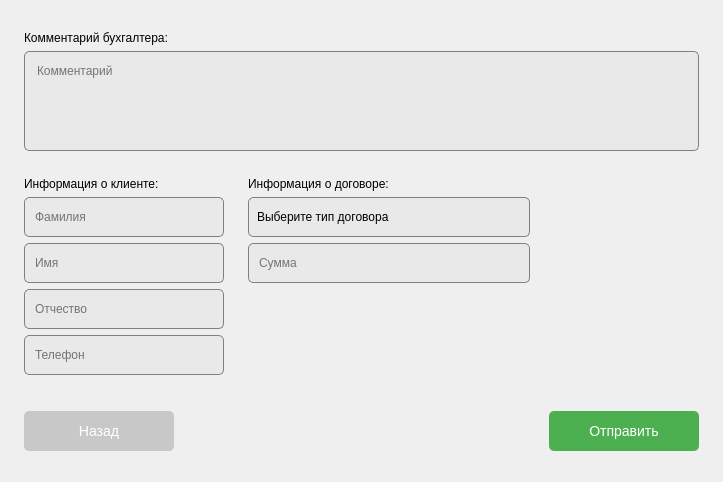
<?xml version="1.0" encoding="UTF-8"?>
<ui version="4.0">
 <class>RenegotiateContractWindow</class>
 <widget class="QWidget" name="RenegotiateContractWindow">
  <property name="geometry">
   <rect>
    <x>0</x>
    <y>0</y>
    <width>723</width>
    <height>478</height>
   </rect>
  </property>
  <property name="windowTitle">
   <string>Form</string>
  </property>
  <layout class="QHBoxLayout" name="horizontalLayout">
   <item>
    <layout class="QGridLayout" name="gridLayout">
     <item row="9" column="1">
      <spacer name="verticalSpacer">
       <property name="orientation">
        <enum>Qt::Vertical</enum>
       </property>
       <property name="sizeType">
        <enum>QSizePolicy::Minimum</enum>
       </property>
       <property name="sizeHint" stdset="0">
        <size>
         <width>20</width>
         <height>30</height>
        </size>
       </property>
      </spacer>
     </item>
     <item row="5" column="1">
      <widget class="QLineEdit" name="LastName">
       <property name="sizePolicy">
        <sizepolicy hsizetype="MinimumExpanding" vsizetype="Minimum">
         <horstretch>0</horstretch>
         <verstretch>0</verstretch>
        </sizepolicy>
       </property>
       <property name="minimumSize">
        <size>
         <width>200</width>
         <height>40</height>
        </size>
       </property>
       <property name="styleSheet">
        <string notr="true">QLineEdit {
	font: 500 9pt &quot;Montserrat Medium&quot;;
   background: #e9e9e9;
	border-radius: 5px;
	padding: 8px;
	border: 1px solid gray;
}

QLineEdit:focus {
    border-color: #5fbaeb;
}
</string>
       </property>
       <property name="placeholderText">
        <string>Фамилия</string>
       </property>
      </widget>
     </item>
     <item row="4" column="1">
      <widget class="QLabel" name="label">
       <property name="styleSheet">
        <string notr="true">QLabel {
	font: 500 11pt &quot;Montserrat Medium&quot;;
}
</string>
       </property>
       <property name="text">
        <string>Информация о клиенте:</string>
       </property>
      </widget>
     </item>
     <item row="7" column="1">
      <widget class="QLineEdit" name="Patronymic">
       <property name="sizePolicy">
        <sizepolicy hsizetype="MinimumExpanding" vsizetype="Minimum">
         <horstretch>0</horstretch>
         <verstretch>0</verstretch>
        </sizepolicy>
       </property>
       <property name="minimumSize">
        <size>
         <width>0</width>
         <height>40</height>
        </size>
       </property>
       <property name="styleSheet">
        <string notr="true">QLineEdit {
	font: 500 9pt &quot;Montserrat Medium&quot;;
   background: #e9e9e9;
	border-radius: 5px;
	padding: 8px;
	border: 1px solid gray;
}

QLineEdit:focus {
    border-color: #5fbaeb;
}
</string>
       </property>
       <property name="placeholderText">
        <string>Отчество</string>
       </property>
      </widget>
     </item>
     <item row="3" column="3">
      <spacer name="verticalSpacer_4">
       <property name="orientation">
        <enum>Qt::Vertical</enum>
       </property>
       <property name="sizeType">
        <enum>QSizePolicy::Fixed</enum>
       </property>
       <property name="sizeHint" stdset="0">
        <size>
         <width>20</width>
         <height>20</height>
        </size>
       </property>
      </spacer>
     </item>
     <item row="11" column="3">
      <spacer name="verticalSpacer_3">
       <property name="orientation">
        <enum>Qt::Vertical</enum>
       </property>
       <property name="sizeType">
        <enum>QSizePolicy::MinimumExpanding</enum>
       </property>
       <property name="sizeHint" stdset="0">
        <size>
         <width>20</width>
         <height>20</height>
        </size>
       </property>
      </spacer>
     </item>
     <item row="2" column="0">
      <spacer name="horizontalSpacer_2">
       <property name="orientation">
        <enum>Qt::Horizontal</enum>
       </property>
       <property name="sizeHint" stdset="0">
        <size>
         <width>40</width>
         <height>20</height>
        </size>
       </property>
      </spacer>
     </item>
     <item row="8" column="1">
      <widget class="PhoneEdit" name="Phone">
       <property name="sizePolicy">
        <sizepolicy hsizetype="MinimumExpanding" vsizetype="Minimum">
         <horstretch>0</horstretch>
         <verstretch>0</verstretch>
        </sizepolicy>
       </property>
       <property name="minimumSize">
        <size>
         <width>0</width>
         <height>40</height>
        </size>
       </property>
       <property name="styleSheet">
        <string notr="true">QLineEdit {
	font: 500 9pt &quot;Montserrat Medium&quot;;
   background: #e9e9e9;
	border-radius: 5px;
	padding: 8px;
	border: 1px solid gray;
}

QLineEdit:focus {
    border-color: #5fbaeb;
}
</string>
       </property>
       <property name="maxLength">
        <number>18</number>
       </property>
       <property name="placeholderText">
        <string>Телефон</string>
       </property>
      </widget>
     </item>
     <item row="10" column="1">
      <layout class="QHBoxLayout" name="horizontalLayout_3">
       <item>
        <widget class="QPushButton" name="BackButton">
         <property name="sizePolicy">
          <sizepolicy hsizetype="Minimum" vsizetype="Minimum">
           <horstretch>0</horstretch>
           <verstretch>0</verstretch>
          </sizepolicy>
         </property>
         <property name="minimumSize">
          <size>
           <width>150</width>
           <height>40</height>
          </size>
         </property>
         <property name="styleSheet">
          <string notr="true">QPushButton {
	font: 500 14pt &quot;Montserrat Medium&quot;;
    background-color: #c8c8c8; 
    color: white; 
    border: none;
    font-size: 14px;
    border-radius: 5px; 
}
QPushButton:hover {
    background-color: #aeaeae;
}
QPushButton:pressed {
    background-color: #949494; 
}</string>
         </property>
         <property name="text">
          <string>Назад</string>
         </property>
        </widget>
       </item>
       <item>
        <spacer name="horizontalSpacer_5">
         <property name="orientation">
          <enum>Qt::Horizontal</enum>
         </property>
         <property name="sizeHint" stdset="0">
          <size>
           <width>40</width>
           <height>20</height>
          </size>
         </property>
        </spacer>
       </item>
      </layout>
     </item>
     <item row="4" column="3">
      <widget class="QLabel" name="label_2">
       <property name="styleSheet">
        <string notr="true">QLabel {
	font: 500 11pt &quot;Montserrat Medium&quot;;
}
</string>
       </property>
       <property name="text">
        <string>Информация о договоре:</string>
       </property>
      </widget>
     </item>
     <item row="6" column="1">
      <widget class="QLineEdit" name="FirstName">
       <property name="sizePolicy">
        <sizepolicy hsizetype="MinimumExpanding" vsizetype="Minimum">
         <horstretch>0</horstretch>
         <verstretch>0</verstretch>
        </sizepolicy>
       </property>
       <property name="minimumSize">
        <size>
         <width>0</width>
         <height>40</height>
        </size>
       </property>
       <property name="styleSheet">
        <string notr="true">QLineEdit {
	font: 500 9pt &quot;Montserrat Medium&quot;;
   background: #e9e9e9;
	border-radius: 5px;
	padding: 8px;
	border: 1px solid gray;
}

QLineEdit:focus {
    border-color: #5fbaeb;
}
</string>
       </property>
       <property name="placeholderText">
        <string>Имя</string>
       </property>
      </widget>
     </item>
     <item row="2" column="5">
      <spacer name="horizontalSpacer_3">
       <property name="orientation">
        <enum>Qt::Horizontal</enum>
       </property>
       <property name="sizeHint" stdset="0">
        <size>
         <width>40</width>
         <height>20</height>
        </size>
       </property>
      </spacer>
     </item>
     <item row="5" column="2">
      <spacer name="horizontalSpacer">
       <property name="orientation">
        <enum>Qt::Horizontal</enum>
       </property>
       <property name="sizeType">
        <enum>QSizePolicy::Preferred</enum>
       </property>
       <property name="sizeHint" stdset="0">
        <size>
         <width>40</width>
         <height>20</height>
        </size>
       </property>
      </spacer>
     </item>
     <item row="10" column="4">
      <layout class="QHBoxLayout" name="horizontalLayout_2">
       <item>
        <spacer name="horizontalSpacer_4">
         <property name="orientation">
          <enum>Qt::Horizontal</enum>
         </property>
         <property name="sizeHint" stdset="0">
          <size>
           <width>40</width>
           <height>20</height>
          </size>
         </property>
        </spacer>
       </item>
       <item>
        <widget class="QPushButton" name="SendButton">
         <property name="sizePolicy">
          <sizepolicy hsizetype="Minimum" vsizetype="Minimum">
           <horstretch>0</horstretch>
           <verstretch>0</verstretch>
          </sizepolicy>
         </property>
         <property name="minimumSize">
          <size>
           <width>150</width>
           <height>40</height>
          </size>
         </property>
         <property name="styleSheet">
          <string notr="true">QPushButton {
font: 500 14pt &quot;Montserrat Medium&quot;;
    background-color: #4CAF50; 
    color: white; 
    border: none;
    font-size: 14px;
    border-radius: 5px; 
}
QPushButton:hover {
    background-color: #45a049;
}
QPushButton:pressed {
    background-color: #357a38; 
}</string>
         </property>
         <property name="text">
          <string>Отправить</string>
         </property>
        </widget>
       </item>
      </layout>
     </item>
     <item row="1" column="1">
      <widget class="QLabel" name="label_3">
       <property name="styleSheet">
        <string notr="true">QLabel {
	font: 500 11pt &quot;Montserrat Medium&quot;;
}
</string>
       </property>
       <property name="text">
        <string>Комментарий бухгалтера:</string>
       </property>
      </widget>
     </item>
     <item row="2" column="1" colspan="4">
      <widget class="QTextEdit" name="AccountantComments">
       <property name="enabled">
        <bool>true</bool>
       </property>
       <property name="sizePolicy">
        <sizepolicy hsizetype="Minimum" vsizetype="Expanding">
         <horstretch>0</horstretch>
         <verstretch>0</verstretch>
        </sizepolicy>
       </property>
       <property name="minimumSize">
        <size>
         <width>100</width>
         <height>100</height>
        </size>
       </property>
       <property name="baseSize">
        <size>
         <width>0</width>
         <height>0</height>
        </size>
       </property>
       <property name="styleSheet">
        <string notr="true">QTextEdit {
	font: 500 11pt &quot;Montserrat Medium&quot;;
   background: #e9e9e9;
	border-radius: 5px;
	padding: 8px;
	border: 1px solid gray;
	selection-color: white;
}

QTextEdit:focus {
    border-color: #5fbaeb;
}</string>
       </property>
       <property name="readOnly">
        <bool>true</bool>
       </property>
       <property name="placeholderText">
        <string>Комментарий</string>
       </property>
      </widget>
     </item>
     <item row="0" column="3">
      <spacer name="verticalSpacer_2">
       <property name="orientation">
        <enum>Qt::Vertical</enum>
       </property>
       <property name="sizeType">
        <enum>QSizePolicy::MinimumExpanding</enum>
       </property>
       <property name="sizeHint" stdset="0">
        <size>
         <width>20</width>
         <height>20</height>
        </size>
       </property>
      </spacer>
     </item>
     <item row="6" column="3">
      <widget class="QLineEdit" name="Summa">
       <property name="sizePolicy">
        <sizepolicy hsizetype="MinimumExpanding" vsizetype="Minimum">
         <horstretch>0</horstretch>
         <verstretch>0</verstretch>
        </sizepolicy>
       </property>
       <property name="minimumSize">
        <size>
         <width>0</width>
         <height>40</height>
        </size>
       </property>
       <property name="styleSheet">
        <string notr="true">QLineEdit {
	font: 500 9pt &quot;Montserrat Medium&quot;;
   background: #e9e9e9;
	border-radius: 5px;
	padding: 8px;
	border: 1px solid gray;
}

QLineEdit:focus {
    border-color: #5fbaeb;
}
</string>
       </property>
       <property name="placeholderText">
        <string>Сумма</string>
       </property>
      </widget>
     </item>
     <item row="5" column="3">
      <widget class="QComboBox" name="TypeContract">
       <property name="minimumSize">
        <size>
         <width>0</width>
         <height>40</height>
        </size>
       </property>
       <property name="styleSheet">
        <string notr="true">QComboBox {
	font: 500 9pt &quot;Montserrat Medium&quot;;
   background: #e9e9e9;
	border-radius: 5px;
	padding: 8px;
	border: 1px solid gray;
}

QComboBox:editable {
    background: #5fbaeb;
}

QComboBox:!editable:on, QComboBox::drop-down:editable:on {
    background: #cdcdcd;
}

QComboBox::drop-down {
	subcontrol-origin: padding;
	subcontrol-position: top right;
	width: 25px;
	border-left-width: 1px;
}

QComboBox::down-arrow {
   image: url(:/images/resources/CheckMark.png);
	width: 12px;
	height: 12px;
}
QComboBox QAbstractItemView::item {
height: 40px;
}
</string>
       </property>
       <property name="placeholderText">
        <string>Выберите тип договора</string>
       </property>
       <item>
        <property name="text">
         <string>Добровольное медицинское страхование</string>
        </property>
       </item>
       <item>
        <property name="text">
         <string>Cтрахование домашнего имущества</string>
        </property>
       </item>
       <item>
        <property name="text">
         <string>Страхование автотранспорта</string>
        </property>
       </item>
      </widget>
     </item>
    </layout>
   </item>
  </layout>
 </widget>
 <customwidgets>
  <customwidget>
   <class>PhoneEdit</class>
   <extends>QLineEdit</extends>
   <header>phoneedit.h</header>
  </customwidget>
 </customwidgets>
 <tabstops>
  <tabstop>LastName</tabstop>
  <tabstop>FirstName</tabstop>
  <tabstop>Patronymic</tabstop>
  <tabstop>Phone</tabstop>
  <tabstop>TypeContract</tabstop>
  <tabstop>Summa</tabstop>
  <tabstop>BackButton</tabstop>
  <tabstop>SendButton</tabstop>
  <tabstop>AccountantComments</tabstop>
 </tabstops>
 <resources/>
 <connections/>
</ui>
